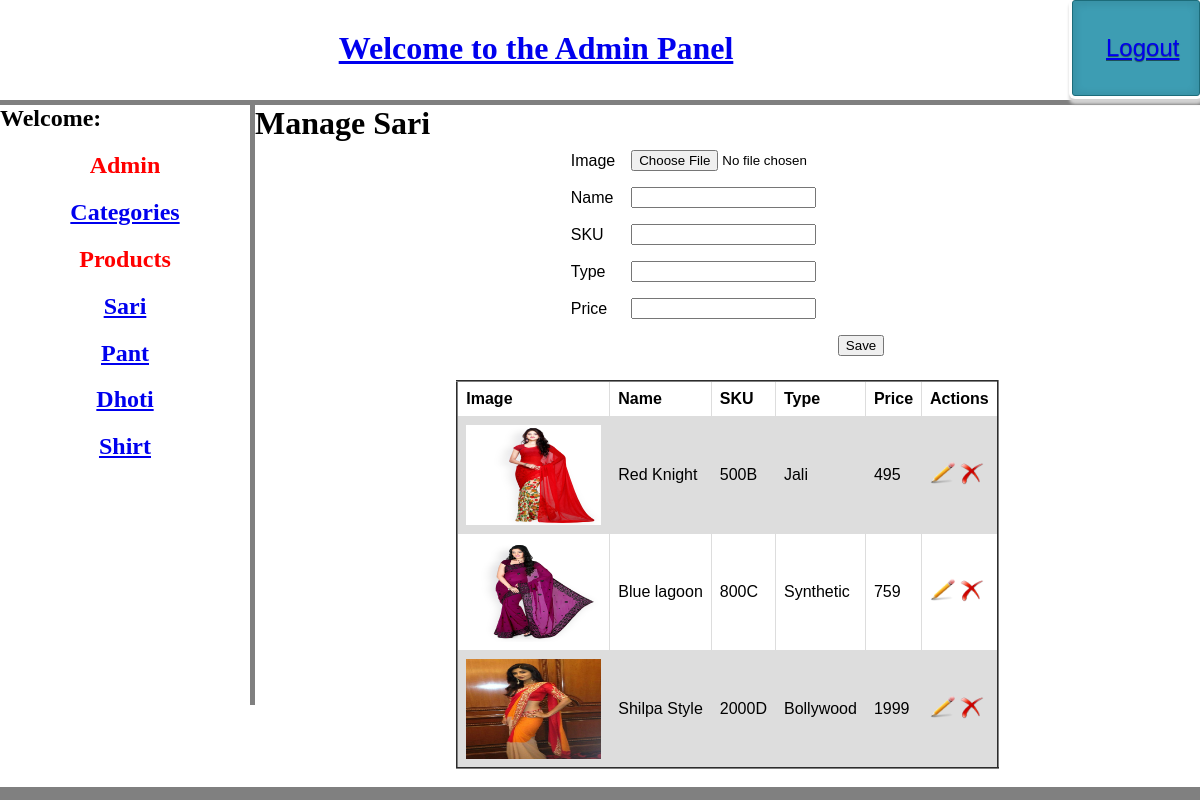
Page /views/product_view.php?CategoryId=1 (signed in) on the committed database.
### tables this page shows
CREATE TABLE `category` (
  `CategoryId` int(11) NOT NULL,
  `Name` varchar(255) DEFAULT NULL,
  `Description` text,
  `IsActive` int(2) DEFAULT NULL
);

CREATE TABLE `product` (
  `ProductId` int(11) NOT NULL,
  `Name` varchar(255) DEFAULT NULL,
  `SKU` varchar(255) DEFAULT NULL,
  `Price` int(11) DEFAULT NULL,
  `Type` varchar(255) DEFAULT NULL,
  `Image` varchar(255) DEFAULT NULL,
  `Description` text,
  `CategoryId` int(11) NOT NULL
);

### models/category_model.php (called while the page is built, shortened)
<?php
class category_model {
	function viewCategory() {
		$sql = 'SELECT * FROM category';
		$result = mysql_query($sql);
		if (mysql_num_rows($result) > 0) {
			$rows = array();
			while($row = mysql_fetch_assoc($result)) {
				$rows[$row['CategoryId']] = $row;
			}
			return $rows;
		} else {
			return 0;
		}
	}
}
?>

### controllers/product.php (called while the page is built, shortened)
<?php
include_once '../models/product_model.php';
include_once '../models/category_model.php';
$productModel = new product_model();
$categoryModel = new category_model();
$id = (isset($_GET['id']) && $_GET['id'] > 0) ? $_GET['id'] : 0;
$categoryid = (isset($_GET['CategoryId']) && $_GET['CategoryId'] > 0) ? $_GET['CategoryId'] :0;
$productList = $productModel->viewProduct($categoryid);
$categoryList = $categoryModel->viewCategory();

### models/product_model.php (called while the page is built, shortened)
<?php
class product_model {
    function viewProduct($categoryid) {
	$sql = 'SELECT * FROM product where CategoryId='.$categoryid;
		$result = mysql_query($sql);
		if (mysql_num_rows($result) > 0) {
			$rows = array();
			while($row = mysql_fetch_assoc($result)) {
				$rows[$row['ProductId']] = $row;
			}
			return $rows;
		} else {
			return 0;
		}
	}
}
?>

### views/product_view.php (the view, shortened to what this page needs)
<?php
include_once '../controllers/product.php';
?>
<html>
	<head>
		<link rel="stylesheet" href="../web/css/admin_style.css" />
	</head>
	<body>
    <?php
    include_once '../header.php';
    include_once '../sidebar.php';
    ?>
		<div id="content">
            <h1>Manage <?php echo $categoryList[$categoryid]['Name'];?></h1>
            <form enctype="multipart/form-data" method="post" name="updateProduct" action="../controllers/product.php?action=update&id=<?php echo $id; ?>&CategoryId=<?php echo $categoryid;?>">
                <table id='formView' width="1000" border="0" align="center">
                    <tr>
                        <td>Image</td>
                        <td>
                            <input type="file" name="image" id="fileToUpload" value="<?php echo $id ? $productList[$id]['Image'] : ''; ?>">
                        </td>
                    </tr>
                    <tr>
                        <td>Name</td>
                        <td><input type="text" name="name" value="<?php echo $id ? $productList[$id]['Name'] : ''; ?>"></td>
                    </tr>
                    <tr>
                        <td>SKU</td>
                        <td><input type="text" name="sku" value="<?php echo $id ? $productList[$id]['SKU'] : ''; ?>"></td>
                    </tr>
                    <tr>
                        <td>Type</td>
                        <td><input type="text" name="type" value="<?php echo $id ? $productList[$id]['Type'] : ''; ?>"></td>
                    </tr>
                    <tr>
                        <td>Price</td>
                        <td><input type="text" name="price" value="<?php echo $id ? $productList[$id]['Price'] : ''; ?>"></td>
                    </tr>
                    <tr>
                        <td></td>
                        <td align="right" style="float:right;"><input type="submit" name="save" value="Save"></td>
                    </tr>
                </table>
			</form>
			<table id='listView' width="1000" border="2" align="center">
				<tr>
					<th>Image</th>
					<th>Name</th>
					<th>SKU</th>
					<th>Type</th>
					<th>Price</th>
					<th>Actions</th>
				</tr>
				<?php
					if ($productList){
						foreach($productList as $productValue) {
				?>
							<tr>
								<td><img src="../web/images/<?php echo $productValue['Image']; ?>" alt="Smiley face" height="100" width="135"></td>
								<td><?php echo $productValue['Name'];?></td>
								<td><?php echo $productValue['SKU'];?></td>
								<td><?php echo $productValue['Type'];?></td>
								<td><?php echo $productValue['Price'];?></td>
								<td>
									<a href="product_view.php?CategoryId=<?php echo $categoryid;?>&id=<?php echo $productValue['ProductId'];?>">
										<img src="../web/images/admin/Edit.png" height="25px" width="25px"></a>
									<a onclick="return checkDelete(<?php echo $productValue['ProductId']; ?>,<?php echo $categoryid; ?>);" style="cursor: pointer;">
										<img src="../web/images/admin/DeleteRed.png" height="25px" width="25px"></a>
								</td>
							</tr>
				<?php
						}
					}
				?>
			</table>
			<br>
		</div>
	</body>
</html>

### header.php (shortened to what this page needs)
<?php
if (isset($_SESSION['isAuthenticated']) && ($_SESSION['isAuthenticated']==true)) {
	$login_link_name='Logout';
	$login_link='controllers/logout.php';
}
else{
	$login_link_name='Login';
	$login_link='views/registration_view.php';
}
?>
<div id="header">
	<div class="loginlink"><a href="<?php echo BASE_URL.$login_link; ?>"><?php echo $login_link_name; ?></a></div>
	<h1><a class="welcome" href="<?php echo BASE_URL; ?>">Welcome to the Admin Panel</a></h1>
</div>

### sidebar.php (shortened to what this page needs)
<?php
include_once 'models/category_model.php';
$categoryModel = new category_model();
$categoryList = $categoryModel->viewCategory();
?>
<div id="sidebar">
	<b><font size="5">Welcome:</font></b><h2>Admin</h2>
	<h2><a href="<?php echo BASE_URL; ?>views/category_view.php">Categories</a></h2>
	<h2>Products</h2>
	<?php
			foreach ($categoryList as $value){
				echo '<h2>';
					echo '<a href="'.BASE_URL.'views/product_view.php?CategoryId='.$value['CategoryId'].'">';
						echo $value['Name'];
					echo '</a>';
				echo '</h2>';
			}
		?>
</div>

### web/css/admin_style.css (style rules this page uses)
body { background:gray; padding:0; margin:0; width: 100%; }
#header { color:blue; width:100%; background:white; height:100px; border-bottom:5px solid gray; }
#sidebar { width:250px; float:left; background:white; border-right:5px solid gray; height:600px; }
#sidebar h2 { text-align:center; font-size:1.5em; color:red; }
#header h1 { color:blue; font-size:2em; text-align:center; padding-top:30px; width: 100%; }
#content h1 { margin:0; }
table { font-family: arial, sans-serif; border-collapse: collapse; width: auto; }
#content { background:white; }
td, th { border: 1px solid #dddddd; text-align: left; padding: 8px; }
form td { border: 0px; }
input[type="submit"] { cursor: pointer; }
#listView tr:nth-child(even) { background-color: #dddddd; }
.loginlink { float: right; width: 5%; cursor: pointer; background: rgb(61, 157, 179); text-align: center; padding: 33px ; font-family: 'BebasNeueRegular','Arial Narrow',Arial,sans-serif; color: #fff; font-size: 24px; border: 1px solid rgb(28, 108, 122); margin-bottom: 10px; text-shadow: 0 1px 1px rgba(0, 0, 0, 0.5); -webkit-border-radius: 3px; -moz-border-radius: 3px; border-radius: 3px; -webkit-box-shadow: 0px 1px 6px 4px rgba(0, 0, 0, 0.07) inset, 0px 0px 0px 3px rgb(254, 254, 254), 0px 5px 3px 3px rgb(210, 210, 210); -moz-box-shadow:0px 1px 6px 4px rgba(0, 0, 0, 0.07) inset, 0px 0px 0px 3px rgb(254, 254, 254), 0px 5px 3px 3px rgb(210, 210, 210); box-shadow:0px 1px 6px 4px rgba(0, 0, 0, 0.07) inset, 0px 0px 0px 3px rgb(254, 254, 254), 0px 5px 3px 3px rgb(210, 210, 210); -webkit-transition: all 0.2s linear; -moz-transition: all 0.2s linear; -o-transition: all 0.2s linear; transition: all 0.2s linear; }
.loginlink a { cursor: pointer; }

### rows in the picture
category: Name "Sari"
category: Name "Pant"
category: Name "Dhoti"
category: Name "Shirt"
product: Image (picture), Name "Red Knight", SKU "500B", Type "Jali", Price "495"
product: Image (picture), Name "Blue lagoon", SKU "800C", Type "Synthetic", Price "759"
product: Image (picture), Name "Shilpa Style", SKU "2000D", Type "Bollywood", Price "1999"

### other values in the picture
$login_link_name "Logout"
